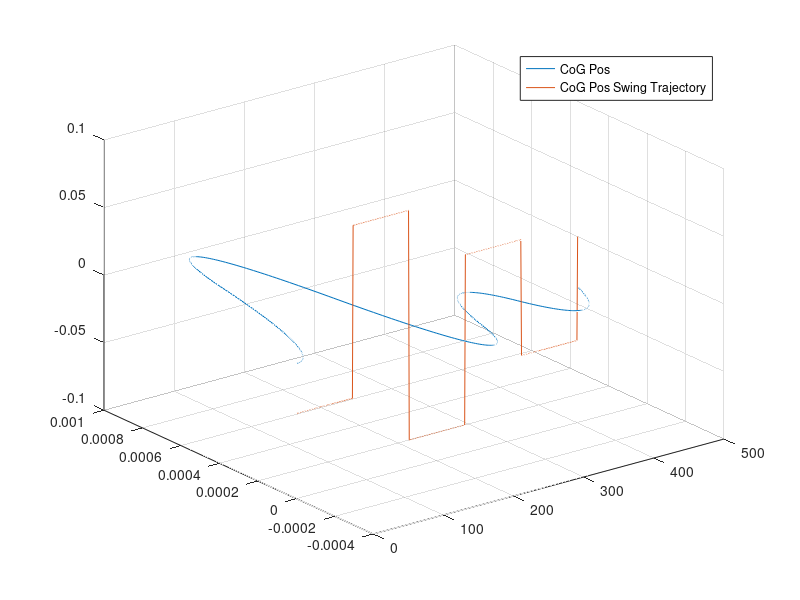

Write the MATLAB code that produced this figure.
clear;

load WPG_log.dat;

[a, b] = size(WPG_log);

t = 1:a;
y = 0.01:0.05;
z = 0.01:0.2;

i=0;

for n=t
  i = i + 1;
  x1(i) = WPG_log(i, 1);
  y1(i) = WPG_log(i, 2);
  z1(i) = WPG_log(i, 3);
  x2(i) = WPG_log(i, 4);
  y2(i) = WPG_log(i, 5);
  z2(i) = WPG_log(i, 6);
end

% subplot(1, 2, 1)
plot3(t, y1, z1, t, y2, z2)
legend("CoG Pos", "CoG Pos Swing Trajectory")
grid on

% subplot(1, 2, 2)
% plot(t, y1, t, y2)
% legend("CoG Pos", "CoG Pos Swing Trajectory")
% plot3(WPG_log)

% legend(["CoG Position X", "CoG Position Y", "CoG Velocity X", "CoG Velocity Y", "p x fix", "p y fix", "LandingPosition X", "LandingPosition Y"], "Location", "northwest")
% legend({"CoG Position X", "CoG Position Y", "p x fix", "p y fix", "LandingPosition X", "LandingPosition Y"}, "Location", "northwest")
% xlabel("time")

% grid on

% reference https://jp.mathworks.com/help/matlab/data_analysis/plotting-data.html